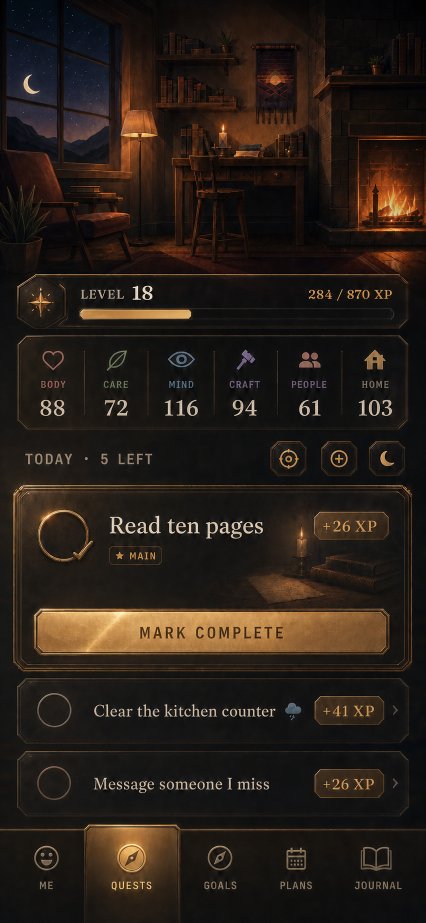
#> input picture design/visual-targets/2026-07-30/quest-selected-journal.png, 852 x 1846 px (shown at 1/2 size)
$ python visual_compare.py
#> lines starting #> are read from the running program, lines starting #| are printed output that depends on the picture
"""Normalized source/build comparison sheets for the Room of Days design passes.

Every approved target is a 852x1846-class mobile raster; every production
capture is 1290x2796 (430x932 logical at DPR 3). Both share the same 0.462
aspect, so a comparison only needs a common height -- never a crop.

    python tool/visual_compare.py system     # five-screen contact sheet
    python tool/visual_compare.py focus      # focused control crops
    python tool/visual_compare.py review     # current product-state contact sheet
    python tool/visual_compare.py review-phone # compact handoff sheet
    python tool/visual_compare.py store-phone # compact App Store handoff sheet
    python tool/visual_compare.py brand-review # old/new icon + store graphic
    python tool/visual_compare.py audit-phone # compact first-run/Me/Journal handoff
    python tool/visual_compare.py rooms       # approved Me target vs current build
    python tool/visual_compare.py rooms-phone # compact complete-room flow handoff
    python tool/visual_compare.py social-phone # Me, Circle, and visitor-profile handoff
    python tool/visual_compare.py my-space-cards-phone # card deck + arranger handoff
    python tool/visual_compare.py sharing-journal-phone # sharing/privacy/journal handoff
    python tool/visual_compare.py space-discovery-phone # opt-in directory + workouts
    python tool/visual_compare.py probe A B  # approved-target/current-build pair
    python tool/visual_compare.py evidence-pair TITLE LABEL_A A LABEL_B B

Output lands in design/comparisons/<stamp>/.
"""

from __future__ import annotations

import sys
from datetime import date
from pathlib import Path

from PIL import Image, ImageDraw, ImageFont

APP = Path(__file__).resolve().parents[1]
TARGET_STAMP = "2026-07-30"
OUTPUT_STAMP = date.today().isoformat()
TARGETS = APP / "design" / "visual-targets" / TARGET_STAMP
GOLDENS = APP / "test" / "goldens"
OUT = APP / "design" / "comparisons" / OUTPUT_STAMP

BG = (12, 10, 9)
INK = (218, 200, 172)


def _font(size: int) -> ImageFont.FreeTypeFont:
    for name in ("consola.ttf", "arial.ttf", "DejaVuSansMono.ttf"):
        try:
            return ImageFont.truetype(name, size)
        except OSError:
            continue
    return ImageFont.load_default()


def _fit(path: Path, height: int) -> Image.Image:
#> called with height = 1000
    img = Image.open(path).convert("RGB")
#> img is the input picture: PIL image 852x1846 RGB; mean R, G, B 39.8, 30.7, 23.9
    width = round(img.width * height / img.height)
#> width = 462
    return img.resize((width, height), Image.LANCZOS)
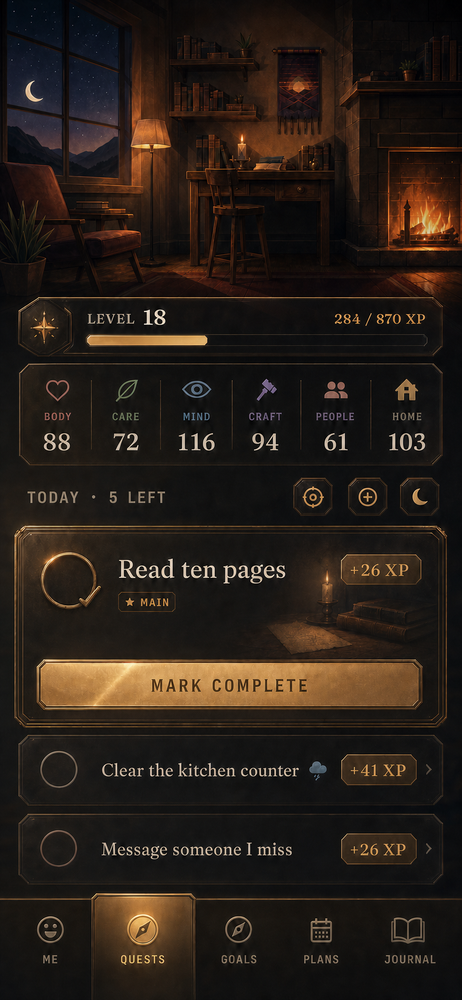
#> returned value: PIL image 462x1000 RGB; mean R, G, B 39.9, 30.7, 23.9


def _column(title: str, path: Path, height: int, label_h: int) -> Image.Image:
    body = _fit(path, height)
    tile = Image.new("RGB", (body.width, height + label_h), BG)
    tile.paste(body, (0, label_h))
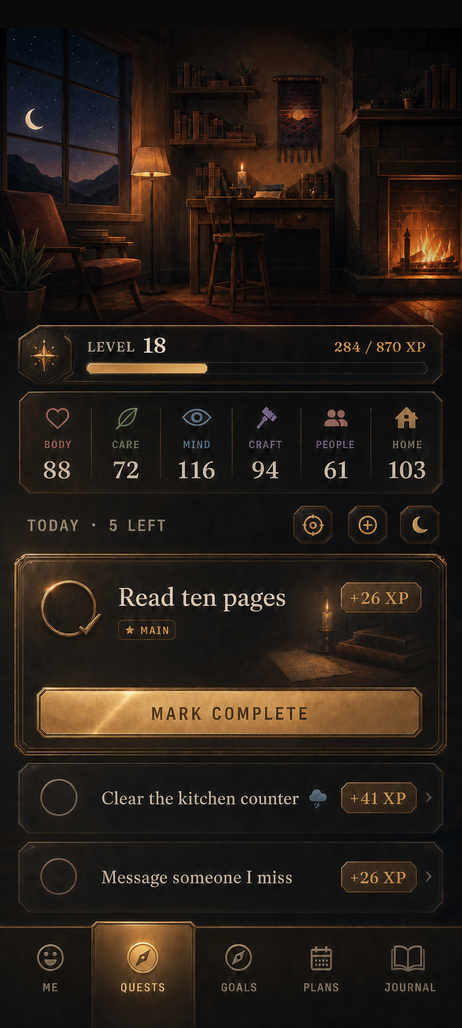
#> tile: PIL image 462x1028 RGB; mean R, G, B 39.1, 30.1, 23.5
    draw = ImageDraw.Draw(tile)
    draw.text((2, 6), title, font=_font(15), fill=INK)
    return tile


def contact_sheet(pairs: list[tuple[str, Path, Path]], name: str, height: int = 1000) -> Path:
    label_h = 28
    gap = 22
    tiles: list[Image.Image] = []
    for title, target, build in pairs:
        tiles.append(_column(f"{title} - APPROVED TARGET", target, height, label_h))
        tiles.append(_column(f"{title} - CURRENT BUILD", build, height, label_h))

    per_row = 6
    rows = [tiles[i : i + per_row] for i in range(0, len(tiles), per_row)]
    row_w = [sum(t.width for t in r) + gap * (len(r) - 1) for r in rows]
    sheet_w = max(row_w) + gap * 2
    row_h = height + label_h
    sheet_h = len(rows) * row_h + gap * (len(rows) + 1) + 44

    sheet = Image.new("RGB", (sheet_w, sheet_h), BG)
    ImageDraw.Draw(sheet).text(
        (gap, 16), f"ROOM OF DAYS - APPROVED SYSTEM / {name.upper()}", font=_font(22), fill=INK
    )
    y = 44 + gap
    for row in rows:
        x = gap
        for tile in row:
            sheet.paste(tile, (x, y))
            x += tile.width + gap
        y += row_h + gap

    OUT.mkdir(parents=True, exist_ok=True)
    dest = OUT / f"{name}.png"
    sheet.save(dest)
    print(dest)
    return dest


# [246 lines left out: functions image_sheet, crop_pair, stack, routine_sheet, _detail_tile, routine_detail_sheet and 1 more, not called in this run]


SYSTEM = [
    ("QUESTS", TARGETS / "quest-selected-journal.png", GOLDENS / "store_01_quests_1290x2796.png"),
    ("ME", TARGETS / "me.png", GOLDENS / "store_02_keep_1290x2796.png"),
    ("GOALS", TARGETS / "goals.png", GOLDENS / "store_04_goals_1290x2796.png"),
    ("PLANS", TARGETS / "plans.png", GOLDENS / "store_05_planner_1290x2796.png"),
    ("JOURNAL", TARGETS / "journal.png", GOLDENS / "store_06_insights_1290x2796.png"),
]

REVIEW = [
    ("QUESTS - READY", GOLDENS / "store_01_quests_1290x2796.png"),
    ("QUESTS - MID SCROLL", GOLDENS / "store_01a_quests_scrolled_1290x2796.png"),
    ("QUESTS - WIND DOWN", GOLDENS / "store_01d_evening_close_1290x2796.png"),
    ("QUESTS - COMPLETE", GOLDENS / "store_02_reward_1290x2796.png"),
    ("ME", GOLDENS / "store_02_keep_1290x2796.png"),
    ("GOALS", GOLDENS / "store_04_goals_1290x2796.png"),
    ("PLANS", GOLDENS / "store_05_planner_1290x2796.png"),
    ("JOURNAL", GOLDENS / "store_06_insights_1290x2796.png"),
    ("QUEST DESK", GOLDENS / "store_01b_quest_desk_1290x2796.png"),
    ("TOP THREE", GOLDENS / "store_01c_top_three_1290x2796.png"),
    ("MOMENTUM KITS", GOLDENS / "store_04b_momentum_kits_1290x2796.png"),
    ("CAPACITY FLOW", GOLDENS / "store_04c_low_flame_1290x2796.png"),
    ("ACTIVE WORKOUT", GOLDENS / "store_10_workout_active_1290x2796.png"),
    ("NIGHT CLOSE", GOLDENS / "routine_ledger_night_430x932.png"),
    ("NIGHT PLANNER", GOLDENS / "routine_ledger_planner_430x932.png"),
    (
        "NIGHT - MANY EXPANDED",
        GOLDENS / "routine_ledger_night_many_expanded_430x932.png",
    ),
    ("MORNING OPEN", GOLDENS / "routine_ledger_morning_430x932.png"),
    ("NIGHT REFLECTIONS", GOLDENS / "store_11b_night_reflection_1290x2796.png"),
    ("FROM LAST NIGHT", GOLDENS / "store_12_morning_open_1290x2796.png"),
]

STORE_PASS = [
    (
        "01 QUESTS",
        APP / "store-assets" / "screenshots" / "app-store" / "01-quests-1290x2796.png",
    ),
    (
        "02 REWARD",
        APP / "store-assets" / "screenshots" / "app-store" / "02-reward-1290x2796.png",
    ),
    (
        "03 GOALS",
        APP / "store-assets" / "screenshots" / "app-store" / "03-goals-1290x2796.png",
    ),
    (
        "04 WORKSHOP",
        APP / "store-assets" / "screenshots" / "app-store" / "04-workshop-1290x2796.png",
    ),
    (
        "05 RECOVERY",
        APP / "store-assets" / "screenshots" / "app-store" / "05-recovery-1290x2796.png",
    ),
    (
        "06 PLANS",
        APP / "store-assets" / "screenshots" / "app-store" / "06-plans-1290x2796.png",
    ),
    (
        "07 MY SPACE",
        APP / "store-assets" / "screenshots" / "app-store" / "07-my-space-1290x2796.png",
    ),
    (
        "08 CHANGE SPACE",
        APP / "store-assets" / "screenshots" / "app-store" / "08-change-space-1290x2796.png",
    ),
    (
        "09 JOURNAL",
        APP / "store-assets" / "screenshots" / "app-store" / "09-journal-1290x2796.png",
    ),
    (
        "10 DISCOVER",
        APP / "store-assets" / "screenshots" / "app-store" / "10-discover-1290x2796.png",
    ),
]

CURRENT_PASS = [
    ("QUESTS - READY", GOLDENS / "store_01_quests_1290x2796.png"),
    ("QUESTS - MID SCROLL", GOLDENS / "store_01a_quests_scrolled_1290x2796.png"),
    ("QUESTS - RESOLVING", GOLDENS / "store_02a_stitch_1290x2796.png"),
    ("QUESTS - RECEIPT", GOLDENS / "store_02_reward_1290x2796.png"),
    ("NIGHT CLOSE", GOLDENS / "routine_ledger_night_430x932.png"),
    ("MORNING OPEN", GOLDENS / "routine_ledger_morning_430x932.png"),
]

AUDIT_PASS = [
    ("WELCOME", GOLDENS / "store_audit_00_welcome_1290x2796.png"),
    ("TIME-AWARE NAME", GOLDENS / "store_audit_01_evening_name_1290x2796.png"),
    ("FRESH ME", GOLDENS / "store_audit_10_fresh_me_1290x2796.png"),
    ("ROOM IDENTITIES", GOLDENS / "store_audit_11_space_themes_1290x2796.png"),
    ("CONSERVATORY", GOLDENS / "store_audit_11b_conservatory_preview_1290x2796.png"),
    ("FRESH JOURNAL", GOLDENS / "store_audit_12_fresh_journal_1290x2796.png"),
    ("JOURNAL HUB", GOLDENS / "store_audit_13_empty_journal_hub_1290x2796.png"),
    ("CONTEXT EDITOR", GOLDENS / "store_audit_14_journal_editor_1290x2796.png"),
]

ROOM_THEME_PASS = [
    ("COMPLETE ROOM ON ME", GOLDENS / "store_audit_10_fresh_me_1290x2796.png"),
    (
        "CONSERVATORY + ARCHIVE",
        GOLDENS / "store_audit_11a_conservatory_choice_1290x2796.png",
    ),
    (
        "CONSERVATORY PREVIEW",
        GOLDENS / "store_audit_11b_conservatory_preview_1290x2796.png",
    ),
    (
        "ARCHIVE PREVIEW",
        GOLDENS / "store_audit_11c_archive_preview_1290x2796.png",
    ),
]

JOURNAL_PERFORMANCE_PASS = [
    ("QUEST COMPLETE", GOLDENS / "store_02_reward_1290x2796.png"),
    ("OPTIONAL ONE LINE", GOLDENS / "store_02c_quick_reflection_1290x2796.png"),
    (
        "ONE LINE WRITTEN",
        GOLDENS / "store_02d_quick_reflection_written_1290x2796.png",
    ),
    ("KEPT IN JOURNAL", GOLDENS / "store_02e_reflection_kept_1290x2796.png"),
    ("JOURNAL CONTEXT", GOLDENS / "store_07_journal_1290x2796.png"),
    ("NIGHT CLOSE", GOLDENS / "store_11_night_close_1290x2796.png"),
    ("NIGHT REFLECTIONS", GOLDENS / "store_11b_night_reflection_1290x2796.png"),
]

SOCIAL_PASS = [
    ("MY SPACE", GOLDENS / "store_02_keep_1290x2796.png"),
    ("YOUR CIRCLE", GOLDENS / "store_02b_hearth_circle_1290x2796.png"),
    (
        "GENERATED VISITOR ROOM",
        GOLDENS / "store_02c_visitor_room_1290x2796.png",
    ),
]

MY_SPACE_CARDS_PASS = [
    (
        "COMPOSED CARD DECK",
        GOLDENS / "store_14_my_space_cards_1290x2796.png",
    ),
    (
        "REORDER / HIDE / EDIT",
        GOLDENS / "store_14c_my_space_arranger_1290x2796.png",
    ),
]

SHARING_JOURNAL_PASS = [
    (
        "GENERATED VISITOR ROOM",
        GOLDENS / "store_02c_visitor_room_1290x2796.png",
    ),
    (
        "FIXED SUPPORT PICKER",
        GOLDENS / "store_02f_support_picker_1290x2796.png",
    ),
    (
        "PROMPT VS WRITING",
        GOLDENS / "store_13b_journal_quest_entry_1290x2796.png",
    ),
    (
        "LOOKING BACK - READ MODE",
        GOLDENS / "store_13c_journal_read_mode_1290x2796.png",
    ),
    (
        "LOCAL-ONLY SPACE CARDS",
        GOLDENS / "store_14c_my_space_arranger_1290x2796.png",
    ),
    (
        "MOTION-REACTIVE METAL",
        GOLDENS / "store_15_button_light_angles_1290x2100.png",
    ),
]

SPACE_DISCOVERY_PASS = [
    (
        "PRIVATE OWNER ENTRY",
        GOLDENS / "space_discovery_private_me_controls_1290x2796.png",
    ),
    (
        "EMPTY DISCOVER + OWNER ACTION",
        GOLDENS / "space_discovery_empty_private_1290x2796.png",
    ),
    (
        "DIRECT LISTING CONTROLS",
        GOLDENS / "space_discovery_manage_1290x2796.png",
    ),
    ("AMBIENT LIGHT - WALNUT", GOLDENS / "ambient_light_walnut_1290x2796.png"),
    ("AMBIENT LIGHT - SEA CAVE", GOLDENS / "ambient_light_sea_1290x2796.png"),
    ("ME - DISCOVERABLE", GOLDENS / "space_discovery_me_1290x2796.png"),
    ("SHARE + DISCOVER SETTINGS", GOLDENS / "space_discovery_share_1290x2796.png"),
    (
        "FINITE OPEN DOORS",
        GOLDENS / "space_discovery_directory_1290x2796.png",
    ),
    (
        "NAMED VISITOR SPACE",
        GOLDENS / "space_discovery_visitor_1290x2796.png",
    ),
    (
        "PRIVATE HIDE OR REPORT",
        GOLDENS / "space_discovery_report_1290x2796.png",
    ),
    (
        "CIRCLE WITHOUT A COUNT CAP",
        GOLDENS / "space_discovery_unlimited_circle_1290x2796.png",
    ),
    (
        "SEVEN GUIDED SESSIONS",
        GOLDENS / "guided_workout_picker_1290x2796.png",
    ),
]

BRAND_PASS = [
    (
        "OLD PUBLIC MARK",
        APP / "assets" / "brand" / "morrowloom-icon-runtime-v2.webp",
    ),
    ("ROOM OF DAYS MARK", APP / "web" / "icons" / "Icon-1024.png"),
    (
        "GOOGLE PLAY FEATURE GRAPHIC",
        APP / "store-assets" / "google-play-feature-graphic-1024x500.png",
    ),
]

FOCUS = [
    ("QUEST CONTROL", SYSTEM[0][1], SYSTEM[0][2], (0.02, 0.50, 0.98, 0.73)),
    ("QUEST HUD", SYSTEM[0][1], SYSTEM[0][2], (0.02, 0.28, 0.98, 0.50)),
    ("ME BUILD", SYSTEM[1][1], SYSTEM[1][2], (0.02, 0.55, 0.98, 0.95)),
    ("GOALS RAIL", SYSTEM[2][1], SYSTEM[2][2], (0.02, 0.28, 0.98, 0.58)),
    ("PLANS CALENDAR", SYSTEM[3][1], SYSTEM[3][2], (0.02, 0.28, 0.98, 0.70)),
    ("JOURNAL", SYSTEM[4][1], SYSTEM[4][2], (0.02, 0.26, 0.98, 0.66)),
]


def main() -> None:
    mode = sys.argv[1] if len(sys.argv) > 1 else "system"
    if mode == "system":
        contact_sheet(SYSTEM, "system-target-vs-build")
    elif mode == "focus":
        stack([crop_pair(*f) for f in FOCUS], "focused-target-vs-build")
    elif mode == "review":
        image_sheet(REVIEW, "current-system-review")
    elif mode == "review-phone":
        image_sheet(
            REVIEW,
            "current-system-review-phone",
            height=520,
            per_row=2,
            webp=True,
        )
    elif mode == "store-phone":
        image_sheet(
            STORE_PASS,
            "app-store-build-37-phone",
            height=520,
            per_row=2,
            webp=True,
        )
    elif mode == "brand-review":
        image_sheet(
            BRAND_PASS,
            "room-of-days-brand-review",
            height=500,
            per_row=2,
            webp=True,
        )
    elif mode == "current-pass-phone":
        image_sheet(
            CURRENT_PASS,
            "quest-and-routines-current-pass-phone",
            height=520,
            per_row=2,
            webp=True,
        )
    elif mode == "audit-phone":
        image_sheet(
            AUDIT_PASS,
            "first-run-me-journal-audit-phone",
            height=520,
            per_row=2,
            webp=True,
        )
    elif mode == "rooms":
        contact_sheet(
            [
                (
                    "ME COMPLETE ROOM",
                    TARGETS / "me.png",
                    GOLDENS / "store_audit_10_fresh_me_1290x2796.png",
                )
            ],
            "complete-room-target-vs-build",
            height=1200,
        )
    elif mode == "rooms-phone":
        image_sheet(
            ROOM_THEME_PASS,
            "complete-room-system-phone",
            height=520,
            per_row=2,
            webp=True,
        )
    elif mode == "journal-performance-phone":
        image_sheet(
            JOURNAL_PERFORMANCE_PASS,
            "journal-and-phone-performance-pass",
            height=520,
            per_row=2,
            webp=True,
        )
    elif mode == "social-phone":
        image_sheet(
            SOCIAL_PASS,
            "my-space-circle-visitor-pass",
            height=520,
            per_row=2,
            webp=True,
        )
    elif mode == "my-space-cards-phone":
        image_sheet(
            MY_SPACE_CARDS_PASS,
            "my-space-cards-phone",
            height=620,
            per_row=2,
            webp=True,
        )
    elif mode == "sharing-journal-phone":
        image_sheet(
            SHARING_JOURNAL_PASS,
            "sharing-journal-privacy-pass",
            height=520,
            per_row=2,
            webp=True,
        )
    elif mode == "space-discovery-phone":
        image_sheet(
            SPACE_DISCOVERY_PASS,
            "space-discovery-and-guided-workouts-phone",
            height=520,
            per_row=2,
            webp=True,
        )
    elif mode == "quest":
        contact_sheet(
            [("QUESTS - READY", SYSTEM[0][1], SYSTEM[0][2])],
            "quests-target-vs-build",
            height=1200,
        )
    elif mode == "quest-detail":
        stack(
            [
                crop_pair(*FOCUS[0]),
                crop_pair(*FOCUS[1]),
            ],
            "quests-detail-target-vs-build",
        )
    elif mode == "probe":
        title, a, b = sys.argv[2], Path(sys.argv[3]), Path(sys.argv[4])
        box = tuple(float(v) for v in sys.argv[5:9]) if len(sys.argv) > 8 else (0, 0, 1, 1)
        stack([crop_pair(title, a, b, box)], f"probe-{title.lower().replace(' ', '-')}")
    elif mode == "evidence-pair":
        title, label_a, a, label_b, b = sys.argv[2:7]
        box = tuple(float(v) for v in sys.argv[7:11]) if len(sys.argv) > 10 else (0, 0, 1, 1)
        slug = title.lower().replace(" ", "-")
        stack(
            [
                crop_pair(
                    title,
                    Path(a),
                    Path(b),
                    box,
                    tags=(label_a.upper(), label_b.upper()),
                )
            ],
            f"evidence-{slug}",
        )
    elif mode == "routine":
        routine_sheet()
    elif mode == "routine-detail":
        routine_detail_sheet()
    elif mode == "routine-phone":
        routine_phone_sheet()
    else:
        raise SystemExit(f"unknown mode {mode}")


if __name__ == "__main__":
#> (the run stopped early here; a loop or call above may not have finished)

$ run again, with design/visual-targets/2026-07-30/system-contact-sheet.png copied over design/visual-targets/2026-07-30/quest-selected-journal.png
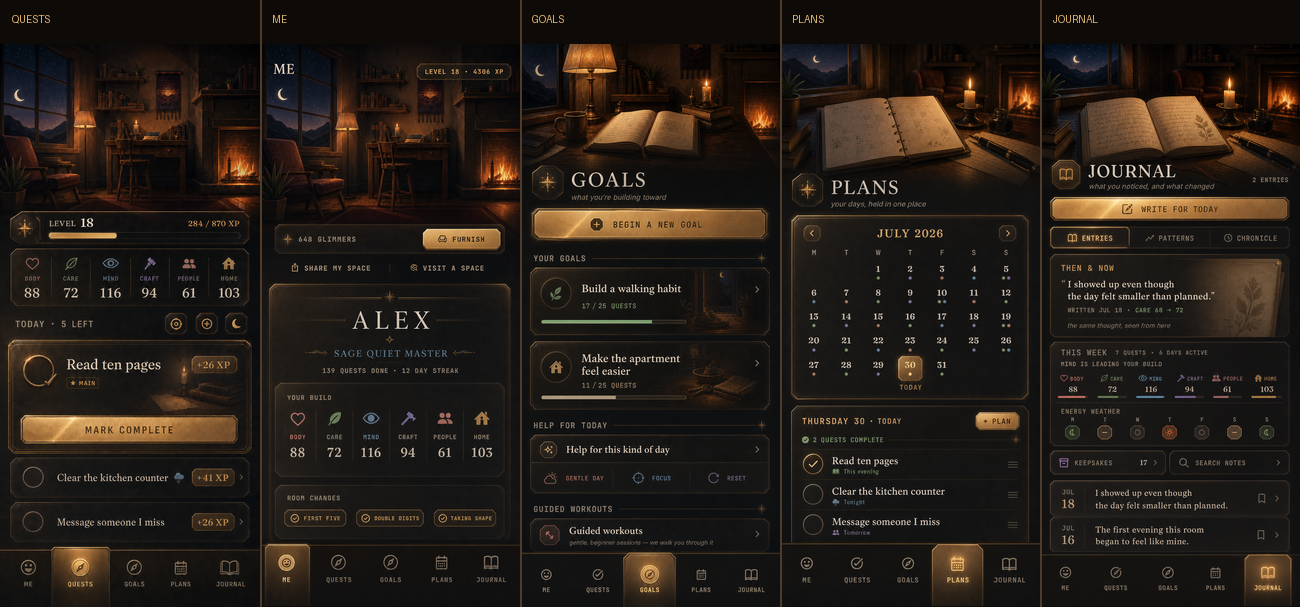
#> input picture design/visual-targets/2026-07-30/system-contact-sheet.png, 1300 x 607 px
#> in _fit, img is the input picture: PIL image 1300x607 RGB; mean R, G, B 37.4, 29.6, 23.4
#> in _column, `tile.paste(body, (0, label_h))`:
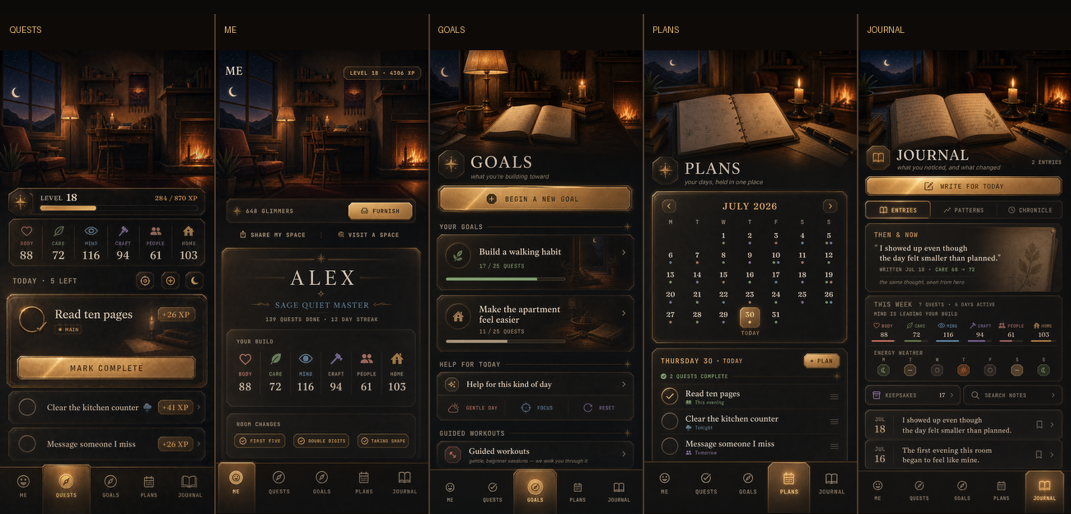
#> tile: PIL image 2142x1028 RGB (shown at 1/2 size); mean R, G, B 36.7, 29.1, 23
